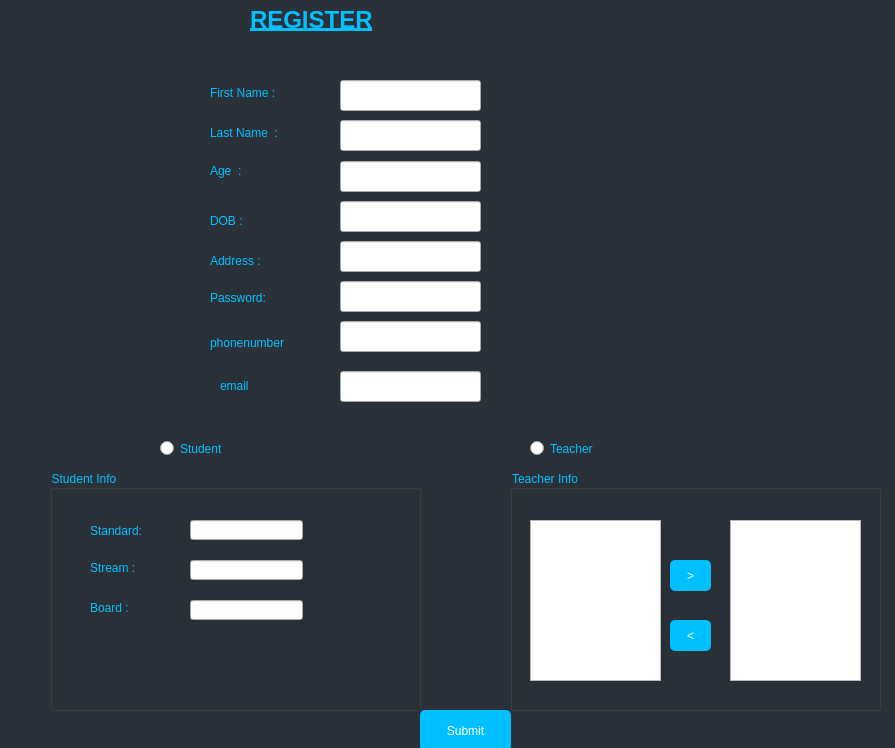
<?xml version="1.0" encoding="UTF-8"?>
<ui version="4.0">
 <class>Register</class>
 <widget class="QDialog" name="Register">
  <property name="geometry">
   <rect>
    <x>0</x>
    <y>0</y>
    <width>895</width>
    <height>748</height>
   </rect>
  </property>
  <property name="windowTitle">
   <string>Dialog</string>
  </property>
  <property name="styleSheet">
   <string notr="true">QDialog
{background-color:rgb(43, 49, 56);
}
QLabel
{
color:rgb(0, 192, 255);
}
QPushButton
{
border-style:bold;
background-color:rgb(0, 192, 255);
color:white;


border-radius:5px;
}
QPushButton:hover
{
background-color:white;
color:rgb(0, 192, 255);
border-color:green;
border-width:10px;
border-style:bold;
}
QPushButtonpressed
{
color:rgb(255, 255, 0);
background-color:rgb(52, 168, 83);
border-width:2px;}
QRadioButton
{
color:rgb(0, 192, 255);}
QGroupBox
{font: 12pt &quot;Segoe Print&quot;;
font: 75 12pt &quot;Segoe Script&quot;;
color:rgb(0,192,255);
}
QLineEdit
{
color:rgb(0, 192, 255);
font: 12pt &quot;Segoe Print&quot;;
font: 75 12pt &quot;Segoe Script&quot;;}
</string>
  </property>
  <widget class="QLabel" name="label">
   <property name="geometry">
    <rect>
     <x>250</x>
     <y>0</y>
     <width>231</width>
     <height>41</height>
    </rect>
   </property>
   <property name="styleSheet">
    <string notr="true">font: 12pt &quot;Segoe Print&quot;;
font: 75 12pt &quot;Segoe Script&quot;;</string>
   </property>
   <property name="text">
    <string>&lt;h1&gt;&lt;u&gt;REGISTER&lt;/u&gt;&lt;/h1&gt;</string>
   </property>
  </widget>
  <widget class="QGroupBox" name="groupBox">
   <property name="geometry">
    <rect>
     <x>50</x>
     <y>470</y>
     <width>371</width>
     <height>241</height>
    </rect>
   </property>
   <property name="styleSheet">
    <string notr="true">font: 12pt &quot;Segoe Print&quot;;
font: 75 12pt &quot;Segoe Script&quot;;
color:rgb(0,192,255);
</string>
   </property>
   <property name="title">
    <string>Student Info</string>
   </property>
   <widget class="QLabel" name="label_8">
    <property name="geometry">
     <rect>
      <x>40</x>
      <y>50</y>
      <width>81</width>
      <height>21</height>
     </rect>
    </property>
    <property name="styleSheet">
     <string notr="true">font: 12pt &quot;Segoe Print&quot;;
font: 75 12pt &quot;Segoe Script&quot;;
</string>
    </property>
    <property name="text">
     <string>Standard:</string>
    </property>
   </widget>
   <widget class="QLabel" name="label_10">
    <property name="geometry">
     <rect>
      <x>40</x>
      <y>130</y>
      <width>71</width>
      <height>16</height>
     </rect>
    </property>
    <property name="styleSheet">
     <string notr="true">font: 12pt &quot;Segoe Print&quot;;
font: 75 12pt &quot;Segoe Script&quot;;
</string>
    </property>
    <property name="text">
     <string>Board : </string>
    </property>
   </widget>
   <widget class="QLabel" name="label_9">
    <property name="geometry">
     <rect>
      <x>40</x>
      <y>90</y>
      <width>71</width>
      <height>16</height>
     </rect>
    </property>
    <property name="styleSheet">
     <string notr="true">font: 12pt &quot;Segoe Print&quot;;
font: 75 12pt &quot;Segoe Script&quot;;
</string>
    </property>
    <property name="text">
     <string>Stream : </string>
    </property>
   </widget>
   <widget class="QLineEdit" name="lineEdit_7">
    <property name="geometry">
     <rect>
      <x>140</x>
      <y>50</y>
      <width>113</width>
      <height>20</height>
     </rect>
    </property>
   </widget>
   <widget class="QLineEdit" name="lineEdit_8">
    <property name="geometry">
     <rect>
      <x>140</x>
      <y>90</y>
      <width>113</width>
      <height>20</height>
     </rect>
    </property>
   </widget>
   <widget class="QLineEdit" name="lineEdit_9">
    <property name="geometry">
     <rect>
      <x>140</x>
      <y>130</y>
      <width>113</width>
      <height>20</height>
     </rect>
    </property>
   </widget>
  </widget>
  <widget class="QGroupBox" name="groupBox_2">
   <property name="geometry">
    <rect>
     <x>510</x>
     <y>470</y>
     <width>371</width>
     <height>241</height>
    </rect>
   </property>
   <property name="styleSheet">
    <string notr="true"/>
   </property>
   <property name="title">
    <string>Teacher Info</string>
   </property>
   <widget class="QPushButton" name="pushButton">
    <property name="geometry">
     <rect>
      <x>160</x>
      <y>90</y>
      <width>41</width>
      <height>31</height>
     </rect>
    </property>
    <property name="styleSheet">
     <string notr="true"/>
    </property>
    <property name="text">
     <string>&gt;</string>
    </property>
   </widget>
   <widget class="QPushButton" name="pushButton_2">
    <property name="geometry">
     <rect>
      <x>160</x>
      <y>150</y>
      <width>41</width>
      <height>31</height>
     </rect>
    </property>
    <property name="styleSheet">
     <string notr="true"/>
    </property>
    <property name="text">
     <string>&lt;</string>
    </property>
   </widget>
   <widget class="QListWidget" name="listWidget_2">
    <property name="geometry">
     <rect>
      <x>220</x>
      <y>50</y>
      <width>131</width>
      <height>161</height>
     </rect>
    </property>
    <property name="styleSheet">
     <string notr="true">font: 12pt &quot;Segoe Print&quot;;
font: 75 12pt &quot;Segoe Script&quot;;
color:rgb(0,192,255);
</string>
    </property>
   </widget>
   <widget class="QListWidget" name="listWidget_3">
    <property name="geometry">
     <rect>
      <x>20</x>
      <y>50</y>
      <width>131</width>
      <height>161</height>
     </rect>
    </property>
    <property name="styleSheet">
     <string notr="true">font: 12pt &quot;Segoe Print&quot;;
font: 75 12pt &quot;Segoe Script&quot;;
color:rgb(0,192,255);
</string>
    </property>
   </widget>
  </widget>
  <widget class="QRadioButton" name="radioButton">
   <property name="geometry">
    <rect>
     <x>160</x>
     <y>440</y>
     <width>101</width>
     <height>17</height>
    </rect>
   </property>
   <property name="styleSheet">
    <string notr="true">font: 12pt &quot;Segoe Print&quot;;
font: 75 12pt &quot;Segoe Script&quot;;

</string>
   </property>
   <property name="text">
    <string>Student</string>
   </property>
  </widget>
  <widget class="QRadioButton" name="radioButton_2">
   <property name="geometry">
    <rect>
     <x>530</x>
     <y>440</y>
     <width>91</width>
     <height>17</height>
    </rect>
   </property>
   <property name="styleSheet">
    <string notr="true">font: 12pt &quot;Segoe Print&quot;;
font: 75 12pt &quot;Segoe Script&quot;;
</string>
   </property>
   <property name="text">
    <string>Teacher</string>
   </property>
  </widget>
  <widget class="QPushButton" name="pushButton_3">
   <property name="geometry">
    <rect>
     <x>420</x>
     <y>710</y>
     <width>91</width>
     <height>41</height>
    </rect>
   </property>
   <property name="styleSheet">
    <string notr="true">font: 12pt &quot;Segoe Print&quot;;
font: 75 12pt &quot;Segoe Script&quot;;
</string>
   </property>
   <property name="text">
    <string>Submit</string>
   </property>
  </widget>
  <widget class="QLineEdit" name="lineEdit_2">
   <property name="geometry">
    <rect>
     <x>340</x>
     <y>120</y>
     <width>141</width>
     <height>31</height>
    </rect>
   </property>
  </widget>
  <widget class="QLineEdit" name="lineEdit">
   <property name="geometry">
    <rect>
     <x>340</x>
     <y>80</y>
     <width>141</width>
     <height>31</height>
    </rect>
   </property>
   <property name="text">
    <string/>
   </property>
  </widget>
  <widget class="QLineEdit" name="lineEdit_3">
   <property name="geometry">
    <rect>
     <x>340</x>
     <y>201</y>
     <width>141</width>
     <height>31</height>
    </rect>
   </property>
  </widget>
  <widget class="QLineEdit" name="lineEdit_6">
   <property name="geometry">
    <rect>
     <x>340</x>
     <y>241</y>
     <width>141</width>
     <height>31</height>
    </rect>
   </property>
  </widget>
  <widget class="QLineEdit" name="lineEdit_10">
   <property name="geometry">
    <rect>
     <x>340</x>
     <y>281</y>
     <width>141</width>
     <height>31</height>
    </rect>
   </property>
   <property name="echoMode">
    <enum>QLineEdit::Password</enum>
   </property>
  </widget>
  <widget class="QLineEdit" name="lineEdit_11">
   <property name="geometry">
    <rect>
     <x>340</x>
     <y>321</y>
     <width>141</width>
     <height>31</height>
    </rect>
   </property>
  </widget>
  <widget class="QLineEdit" name="lineEdit_12">
   <property name="geometry">
    <rect>
     <x>340</x>
     <y>371</y>
     <width>141</width>
     <height>31</height>
    </rect>
   </property>
  </widget>
  <widget class="QLabel" name="label_2">
   <property name="geometry">
    <rect>
     <x>210</x>
     <y>80</y>
     <width>108</width>
     <height>25</height>
    </rect>
   </property>
   <property name="styleSheet">
    <string notr="true">font: 12pt &quot;Segoe Print&quot;;
font: 75 12pt &quot;Segoe Script&quot;;
</string>
   </property>
   <property name="text">
    <string>First Name : </string>
   </property>
  </widget>
  <widget class="QLabel" name="label_3">
   <property name="geometry">
    <rect>
     <x>210</x>
     <y>120</y>
     <width>106</width>
     <height>25</height>
    </rect>
   </property>
   <property name="styleSheet">
    <string notr="true">font: 12pt &quot;Segoe Print&quot;;
font: 75 12pt &quot;Segoe Script&quot;;
</string>
   </property>
   <property name="text">
    <string>Last Name  :</string>
   </property>
  </widget>
  <widget class="QLabel" name="label_4">
   <property name="geometry">
    <rect>
     <x>210</x>
     <y>160</y>
     <width>111</width>
     <height>21</height>
    </rect>
   </property>
   <property name="styleSheet">
    <string notr="true">font: 12pt &quot;Segoe Print&quot;;
font: 75 12pt &quot;Segoe Script&quot;;
</string>
   </property>
   <property name="text">
    <string>Age  : </string>
   </property>
  </widget>
  <widget class="QLabel" name="label_5">
   <property name="geometry">
    <rect>
     <x>210</x>
     <y>210</y>
     <width>108</width>
     <height>21</height>
    </rect>
   </property>
   <property name="styleSheet">
    <string notr="true">font: 12pt &quot;Segoe Print&quot;;
font: 75 12pt &quot;Segoe Script&quot;;
</string>
   </property>
   <property name="text">
    <string>DOB : </string>
   </property>
  </widget>
  <widget class="QLabel" name="label_7">
   <property name="geometry">
    <rect>
     <x>210</x>
     <y>250</y>
     <width>108</width>
     <height>21</height>
    </rect>
   </property>
   <property name="styleSheet">
    <string notr="true">font: 12pt &quot;Segoe Print&quot;;
font: 75 12pt &quot;Segoe Script&quot;;
</string>
   </property>
   <property name="text">
    <string>Address : </string>
   </property>
  </widget>
  <widget class="QLabel" name="label_11">
   <property name="geometry">
    <rect>
     <x>210</x>
     <y>290</y>
     <width>108</width>
     <height>16</height>
    </rect>
   </property>
   <property name="styleSheet">
    <string notr="true">font: 12pt &quot;Segoe Print&quot;;
font: 75 12pt &quot;Segoe Script&quot;;
</string>
   </property>
   <property name="text">
    <string>Password:</string>
   </property>
  </widget>
  <widget class="QLabel" name="label_12">
   <property name="geometry">
    <rect>
     <x>210</x>
     <y>330</y>
     <width>119</width>
     <height>25</height>
    </rect>
   </property>
   <property name="styleSheet">
    <string notr="true">font: 12pt &quot;Segoe Print&quot;;
font: 75 12pt &quot;Segoe Script&quot;;
</string>
   </property>
   <property name="text">
    <string>phonenumber</string>
   </property>
  </widget>
  <widget class="QLabel" name="label_13">
   <property name="geometry">
    <rect>
     <x>220</x>
     <y>370</y>
     <width>119</width>
     <height>31</height>
    </rect>
   </property>
   <property name="styleSheet">
    <string notr="true">font: 12pt &quot;Segoe Print&quot;;
font: 75 12pt &quot;Segoe Script&quot;;
</string>
   </property>
   <property name="text">
    <string>email</string>
   </property>
  </widget>
  <widget class="QLineEdit" name="lineEdit_4">
   <property name="geometry">
    <rect>
     <x>340</x>
     <y>161</y>
     <width>141</width>
     <height>31</height>
    </rect>
   </property>
  </widget>
  <widget class="QLabel" name="label_14">
   <property name="geometry">
    <rect>
     <x>200</x>
     <y>10</y>
     <width>47</width>
     <height>31</height>
    </rect>
   </property>
   <property name="styleSheet">
    <string notr="true">border-style:solid;
border-radius:100px;</string>
   </property>
   <property name="text">
    <string/>
   </property>
  </widget>
  <zorder>label</zorder>
  <zorder>groupBox</zorder>
  <zorder>groupBox_2</zorder>
  <zorder>radioButton</zorder>
  <zorder>radioButton_2</zorder>
  <zorder>pushButton_3</zorder>
  <zorder>lineEdit_3</zorder>
  <zorder>lineEdit_6</zorder>
  <zorder>lineEdit_10</zorder>
  <zorder>lineEdit_11</zorder>
  <zorder>lineEdit_12</zorder>
  <zorder>label_4</zorder>
  <zorder>label_5</zorder>
  <zorder>label_7</zorder>
  <zorder>label_11</zorder>
  <zorder>label_12</zorder>
  <zorder>label_13</zorder>
  <zorder>lineEdit_4</zorder>
  <zorder>label_3</zorder>
  <zorder>lineEdit_2</zorder>
  <zorder>label_2</zorder>
  <zorder>lineEdit</zorder>
  <zorder>label_14</zorder>
 </widget>
 <resources/>
 <connections/>
</ui>
